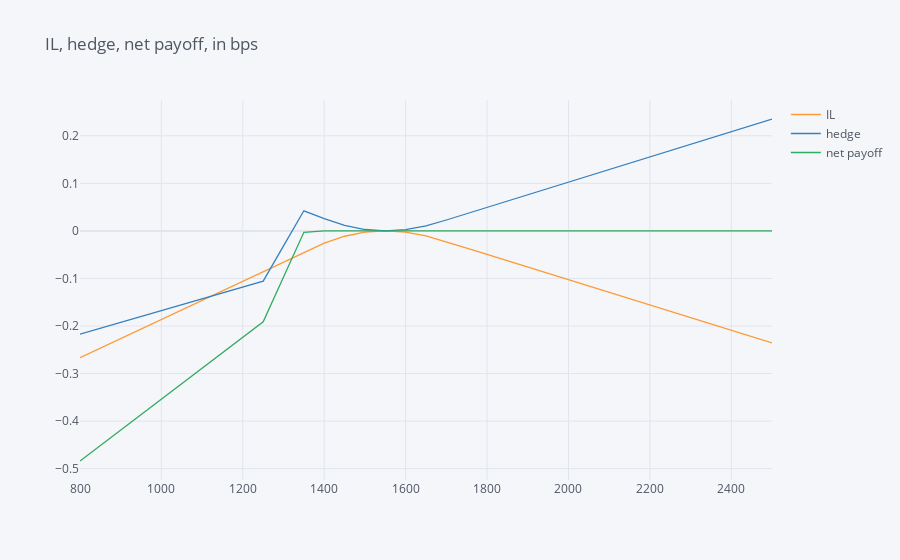

The cell this chart's notebook holds for it:
### Code cell
df.iplot(title='IL, hedge, net payoff, in bps')

### Figure 1 — Plotly figure (JSON) as saved in the notebook; plotly's stock layout.template omitted (floating-point values rounded to 4 significant figures)
{"data": [{"line": {"color": "rgba(255, 153, 51, 1.0)", "dash": "solid", "shape": "linear", "width": 1.3}, "mode": "lines", "name": "IL", "text": "", "type": "scatter", "x": [800, 1250, 1300, 1350, 1400, 1450, 1500, 1550, 1600, 1650, 1700, 1750, 1800, 1900, 2000, 2500], "y": [-0.2666, -0.08551, -0.06539, -0.04528, -0.02567, -0.01122, -0.002757, 0, -0.00267, -0.01051, -0.02292, -0.03619, -0.04947, -0.07602, -0.1026, -0.2353]}, {"line": {"color": "rgba(55, 128, 191, 1.0)", "dash": "solid", "shape": "linear", "width": 1.3}, "mode": "lines", "name": "hedge", "text": "", "type": "scatter", "x": [800, 1250, 1300, 1350, 1400, 1450, 1500, 1550, 1600, 1650, 1700, 1750, 1800, 1900, 2000, 2500], "y": [-0.2173, -0.1057, -0.03138, 0.04234, 0.02583, 0.01139, 0.002913, 0.0001464, 0.00281, 0.01064, 0.02294, 0.03619, 0.04947, 0.07602, 0.1026, 0.2353]}, {"line": {"color": "rgba(50, 171, 96, 1.0)", "dash": "solid", "shape": "linear", "width": 1.3}, "mode": "lines", "name": "net payoff", "text": "", "type": "scatter", "x": [800, 1250, 1300, 1350, 1400, 1450, 1500, 1550, 1600, 1650, 1700, 1750, 1800, 1900, 2000, 2500], "y": [-0.4839, -0.1912, -0.09677, -0.002938, 0.0001592, 0.0001748, 0.0001556, 0.0001464, 0.0001398, 0.0001304, 2.631e-05, 3.192e-16, -4.857e-17, 1.943e-16, 9.714e-17, 2.776e-16]}], "layout": {"legend": {"bgcolor": "#F5F6F9", "font": {"color": "#4D5663"}}, "paper_bgcolor": "#F5F6F9", "plot_bgcolor": "#F5F6F9", "title": {"font": {"color": "#4D5663"}, "text": "IL, hedge, net payoff, in bps"}, "xaxis": {"gridcolor": "#E1E5ED", "showgrid": true, "tickfont": {"color": "#4D5663"}, "title": {"font": {"color": "#4D5663"}, "text": ""}, "zerolinecolor": "#E1E5ED"}, "yaxis": {"gridcolor": "#E1E5ED", "showgrid": true, "tickfont": {"color": "#4D5663"}, "title": {"font": {"color": "#4D5663"}, "text": ""}, "zerolinecolor": "#E1E5ED"}}}
